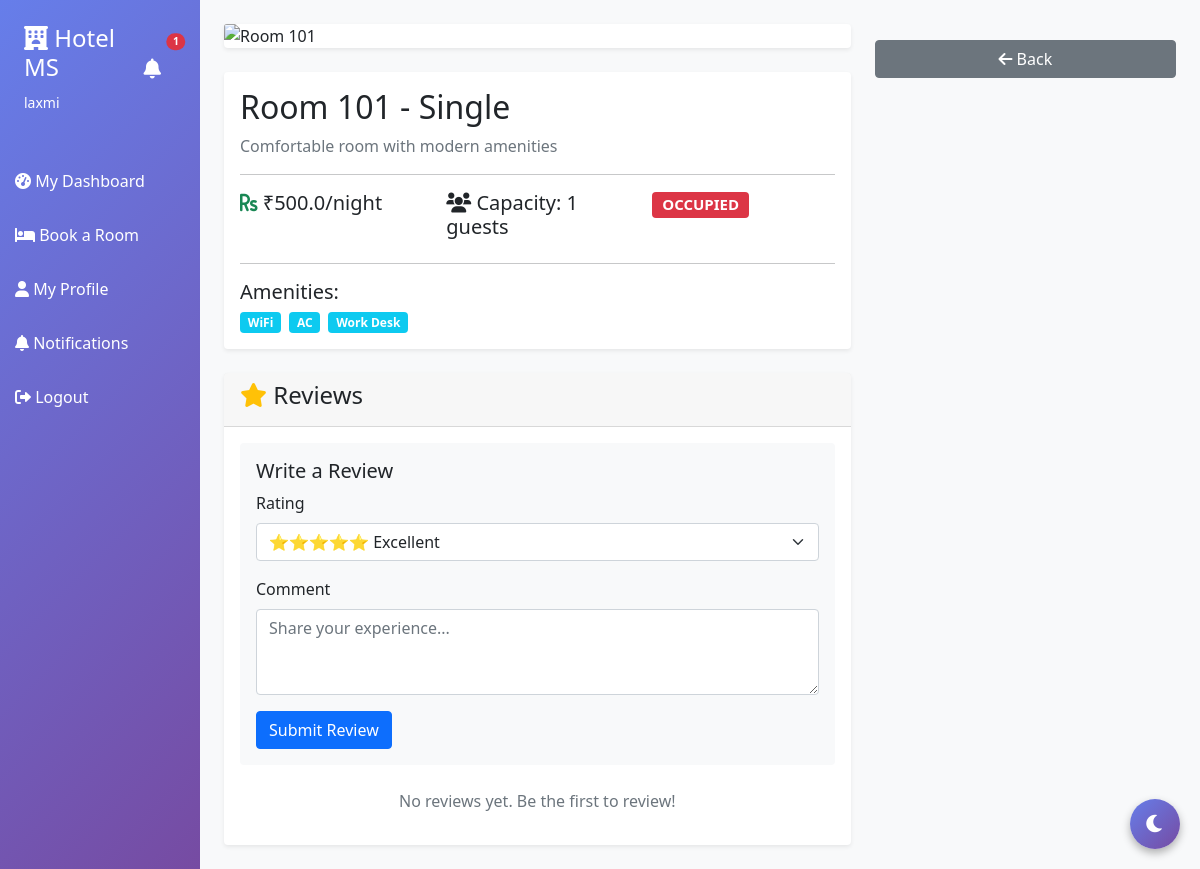
The app's page /room/5 (signed in) with its own data.
### server.py (models this page shows)
class User(UserMixin, db.Model):
    id = db.Column(db.Integer, primary_key=True)
    username = db.Column(db.String(80), unique=True, nullable=False)
    password = db.Column(db.String(200), nullable=False)
    role = db.Column(db.String(20), default='staff')
    guest_id = db.Column(db.Integer, db.ForeignKey('guest.id'), nullable=True)

class Room(db.Model):
    id = db.Column(db.Integer, primary_key=True)
    room_number = db.Column(db.String(10), unique=True, nullable=False)
    room_type = db.Column(db.String(50), nullable=False)
    price = db.Column(db.Float, nullable=False)
    status = db.Column(db.String(20), default='available')
    description = db.Column(db.Text)
    image_url = db.Column(db.String(500), default='https://images.unsplash.com/photo-1611892440504-42a792e24d32?w=500')
    amenities = db.Column(db.String(500))  # Comma-separated: "WiFi,AC,TV"
    capacity = db.Column(db.Integer, default=2)
    bookings = db.relationship('Booking', backref='room', lazy=True)
    reviews = db.relationship('Review', backref='room', lazy=True)

### server.py (the view)
@app.route('/room/<int:room_id>')
@login_required
def room_details(room_id):
    room = Room.query.get_or_404(room_id)
    reviews = Review.query.filter_by(room_id=room_id).order_by(Review.created_at.desc()).all()
    if reviews:
        avg_rating = sum(r.rating for r in reviews) / len(reviews)
    else:
        avg_rating = 0
    can_review = False
    if current_user.role == 'guest':
        completed_booking = Booking.query.filter_by(
            guest_id=current_user.guest_id,
            room_id=room_id,
            status='completed'
        ).first()
        can_review = completed_booking is not None
    return render_template('room_details.html', room=room, reviews=reviews,
                         avg_rating=avg_rating, can_review=can_review)

### server.py (called while the page is built)
@login_manager.user_loader
def load_user(user_id):
    return User.query.get(int(user_id))

### templates/room_details.html (shortened to what this page needs)
{% extends "base.html" %}
{% block content %}
<div class="row">
    <div class="col-md-8">
        <div class="card mb-4">
            {% set room_images = room.room_images if room.room_images else [] %}
            {% set primary_image = room_images|selectattr('is_primary')|first if room_images else None %}
            {% set display_image = primary_image.image_url if primary_image else room.image_url %}
            <img src="{{ display_image }}" class="card-img-top" alt="Room {{ room.room_number }}"
                 style="max-height: 400px; object-fit: cover;" id="mainImage">
        </div>
        <div class="card mb-4">
            <div class="card-body">
                <h2 class="card-title">Room {{ room.room_number }} - {{ room.room_type }}</h2>
                <p class="text-muted">{{ room.description or 'Comfortable room with modern amenities' }}</p>
                <hr>
                <div class="row">
                    <div class="col-md-4">
                        <h5><i class="fas fa-rupee-sign text-success"></i> ₹{{ room.price }}/night</h5>
                    </div>
                    <div class="col-md-4">
                        <h5><i class="fas fa-users"></i> Capacity: {{ room.capacity }} guests</h5>
                    </div>
                    <div class="col-md-4">
                        <h5>
                            <span class="badge bg-{{ 'success' if room.status == 'available' else 'danger' }}">
                                {{ room.status.upper() }}
                            </span>
                        </h5>
                    </div>
                </div>
                {% if room.amenities %}
                <hr>
                <h5>Amenities:</h5>
                <div class="d-flex flex-wrap gap-2">
                    {% for amenity in room.amenities.split(',') %}
                    <span class="badge bg-info">{{ amenity.strip() }}</span>
                    {% endfor %}
                </div>
                {% endif %}
            </div>
        </div>
        <div class="card">
            <div class="card-header">
                <h4>
                    <i class="fas fa-star text-warning"></i> Reviews
                </h4>
            </div>
            <div class="card-body">
                {% if can_review %}
                <form method="POST" action="{{ url_for('add_review', room_id=room.id) }}" class="mb-4 p-3 bg-light rounded">
                    <h5>Write a Review</h5>
                    <div class="mb-3">
                        <label class="form-label">Rating</label>
                        <select class="form-select" name="rating" required>
                            <option value="5">⭐⭐⭐⭐⭐ Excellent</option>
                        </select>
                    </div>
                    <div class="mb-3">
                        <label class="form-label">Comment</label>
                        <textarea class="form-control" name="comment" rows="3" placeholder="Share your experience..."></textarea>
                    </div>
                    <button type="submit" class="btn btn-primary">Submit Review</button>
                </form>
                {% endif %}
                {% if reviews %}
                    {% for review in reviews %}
                    <div class="border-bottom pb-3 mb-3">
                        <div class="d-flex justify-content-between">
                            <h6>{{ review.guest.name }}</h6>
                            <small class="text-muted">{{ review.created_at.strftime('%d %b %Y') }}</small>
                        </div>
                        <div class="mb-2">
                            {% for i in range(review.rating) %}
                            <i class="fas fa-star text-warning"></i>
                            {% endfor %}
                            {% for i in range(5 - review.rating) %}
                            <i class="far fa-star text-warning"></i>
                            {% endfor %}
                        </div>
                        <p class="mb-0">{{ review.comment }}</p>
                    </div>
                    {% endfor %}
                {% else %}
                <p class="text-muted text-center">No reviews yet. Be the first to review!</p>
                {% endif %}
            </div>
        </div>
    </div>
    <div class="col-md-4">
        <div class="mt-3">
            <a href="{{ url_for('guest_book_room') if current_user.role == 'guest' else url_for('rooms') }}" class="btn btn-secondary w-100">
                <i class="fas fa-arrow-left"></i> Back
            </a>
        </div>
    </div>
</div>
{% endblock %}

### templates/base.html (shortened to what this page needs)
<!DOCTYPE html>
<html lang="en">
<head>
    <link href="https://cdn.jsdelivr.net/npm/bootstrap@5.1.3/dist/css/bootstrap.min.css" rel="stylesheet">
    <link rel="stylesheet" href="https://cdnjs.cloudflare.com/ajax/libs/font-awesome/6.0.0/css/all.min.css">
</head>
<body>
    {% if current_user.is_authenticated %}
    <div class="container-fluid">
        <div class="row">
            <div class="col-md-2 sidebar p-0">
                <div class="p-4 text-white">
                    <div class="d-flex justify-content-between align-items-center mb-3">
                        <div>
                            <h4><i class="fas fa-hotel"></i> Hotel MS</h4>
                            <small>{{ current_user.username }}</small>
                        </div>
                        <div>
                            <a href="{{ url_for('notifications') }}" class="text-white position-relative"
                                title="Notifications">
                                <i class="fas fa-bell fa-lg"></i>
                                <span
                                    class="position-absolute top-0 start-100 translate-middle badge rounded-pill bg-danger"
                                    id="notificationBadge" style="font-size: 0.65rem; display: none;">
                                </span>
                            </a>
                        </div>
                    </div>
                </div>
                <nav>
                    {% if current_user.role == 'guest' %}
                    <a href="{{ url_for('guest_dashboard') }}"
                        class="{% if request.endpoint == 'guest_dashboard' %}active{% endif %}">
                        <i class="fas fa-tachometer-alt"></i> My Dashboard
                    </a>
                    <a href="{{ url_for('guest_book_room') }}"
                        class="{% if request.endpoint == 'guest_book_room' %}active{% endif %}">
                        <i class="fas fa-bed"></i> Book a Room
                    </a>
                    <a href="{{ url_for('profile') }}" class="{% if request.endpoint == 'profile' %}active{% endif %}">
                        <i class="fas fa-user"></i> My Profile
                    </a>
                    <a href="{{ url_for('notifications') }}"
                        class="{% if request.endpoint == 'notifications' %}active{% endif %}">
                        <i class="fas fa-bell"></i> Notifications
                    </a>
                    <a href="{{ url_for('logout') }}">
                        <i class="fas fa-sign-out-alt"></i> Logout
                    </a>
                    {% endif %}
                </nav>
            </div>
            <div class="col-md-10 p-4">
                {% block content %}{% endblock %}
            </div>
        </div>
    </div>
    {% else %}
    {% block login_content %}{% endblock %}
    {% endif %}
    <button class="dark-mode-toggle" onclick="toggleDarkMode()" title="Toggle Dark Mode">
        <i class="fas fa-moon" id="darkModeIcon"></i>
    </button>
</body>
</html>

### templates/base.html (style rules this page uses)
body { background-color: #f8f9fa; transition: all 0.3s; }
.sidebar { min-height: 100vh; background: linear-gradient(135deg, #667eea 0%, #764ba2 100%); }
.sidebar a { color: white; text-decoration: none; padding: 15px; display: block; transition: 0.3s; }
.card { box-shadow: 0 0.125rem 0.25rem rgba(0, 0, 0, 0.075); border: none; transition: all 0.3s; }
.dark-mode-toggle { position: fixed; bottom: 20px; right: 20px; width: 50px; height: 50px; border-radius: 50%; background: linear-gradient(135deg, #667eea 0%, #764ba2 100%); border: none; color: white; font-size: 20px; cursor: pointer; box-shadow: 0 4px 8px rgba(0, 0, 0, 0.3); z-index: 1000; transition: all 0.3s; }

### records on screen
User: username "laxmi"
Room: room_number "101", room_type "Single", description "Comfortable room with modern amenities", price "500.0", capacity "1", status "OCCUPIED"

### other values on screen
{{ amenity.strip() }} "WiFi" "AC" "Work Desk"
